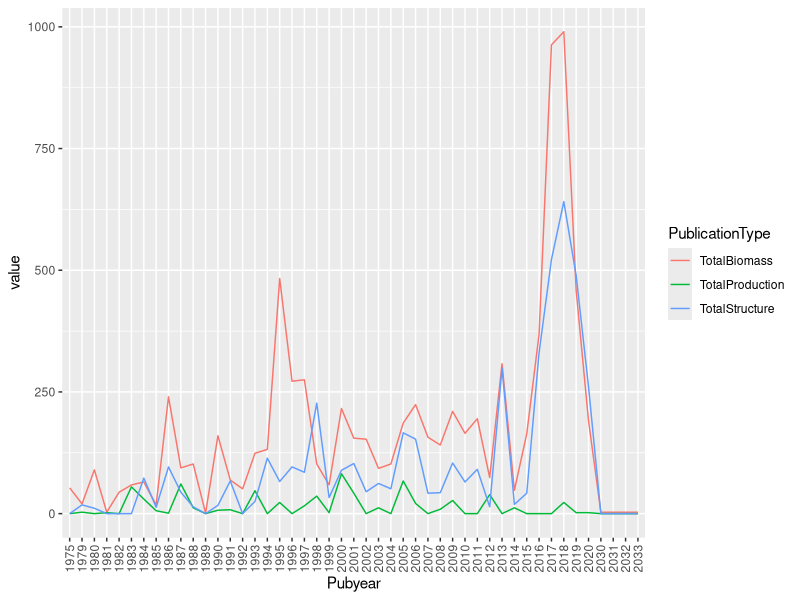
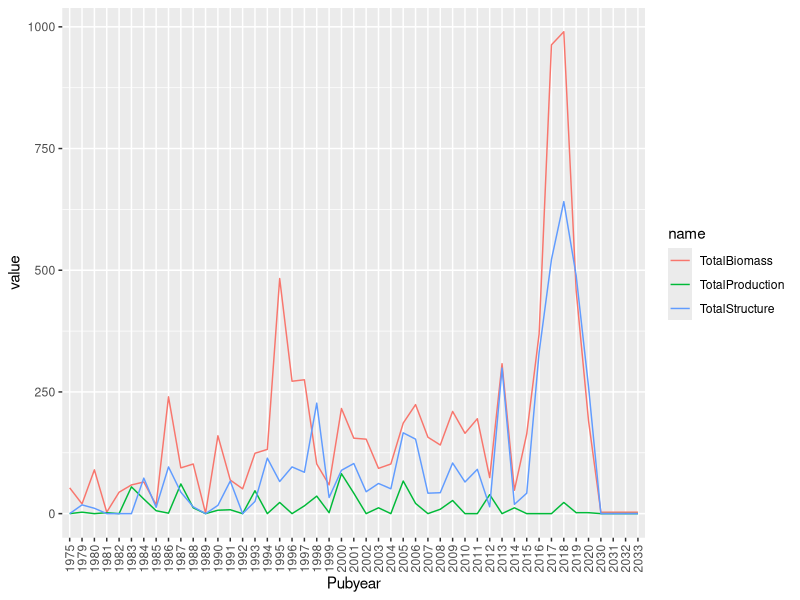

Here is the R script that generated these plots, in order:
## ---- chunk 1
knitr::opts_chunk$set(echo = TRUE)
## ---- chunk 2
library(tidyverse)
## ---- chunk 3
seagrass<-read.csv("../data/SeagrassPubs.csv")
## ---- chunk 4
head(seagrass)
summary(seagrass)
glimpse(seagrass)
## ---- chunk 5
# Extract author and year from reference column and create new data frame with these two variables separated.
seagrass1 <- seagrass %>% 
  mutate(Author = str_extract(string = Reference, pattern = "(?<=,\\s).+"),
         PubYear = str_extract(string = Reference, pattern = "[0-9]+")) %>% 
  select(Author:PubYear)
# Combine the Column for publication year to the original data frame using cbind function.
Pubyear = seagrass1$PubYear
seagrass2 <- cbind(seagrass, Pubyear)
## ---- chunk 6
biomass<-seagrass2 %>% # Create new data frame and select which data frame to pull data from.
  group_by(Pubyear) %>% # Group publications by year.
  select(Pubyear, Seagr.biom.above.dm..g.m..2.) %>% # Select which 2 variables we are interested in using to tally.
   drop_na(Seagr.biom.above.dm..g.m..2.) %>% # Remove na values to only count the years with publications.
    tally()
colnames(biomass) <- c("Pubyear", "tally1")

biomass1<-seagrass2 %>% # Create new data frame and select which data frame to pull data from.
  group_by(Pubyear) %>%  # Group publications by year.
  select(Pubyear, Seagr.biom.below.dm..g.m..2.) %>% # Select which 2 variables we are interested in using to tally.
  drop_na(Seagr.biom.below.dm..g.m..2.) %>% # Remove na values to only count the years with publications.
    tally()
colnames(biomass1) <- c("Pubyear", "tally2")

biomass2<-seagrass2 %>% # Create new data frame and select which data frame to pull data from.
  group_by(Pubyear) %>%  # Group publications by year.
  select(Pubyear, Seagr.biom.tot.dm..g.m..2.) %>% # Select which 2 variables we are interested in using to tally.
  drop_na(Seagr.biom.tot.dm..g.m..2.) %>% # Remove na values to only count the years with publications.
    tally()
colnames(biomass2) <- c("Pubyear", "tally3")


# Organise data into one dataframe.

TBmass1 <- biomass %>%
  full_join(biomass1) # Combine tally columns for biomass and biomass1 into one dataframe.


TBmass2 <- TBmass1 %>%
  full_join(biomass2)  # Combine tally columns for TBmass1 and biomass2 into one dataframe. That puts all three tally columns into one dataframe.



TBmass2$tally1<-as.numeric(TBmass2$tally1) # Make tally1 numeric.
TBmass2$tally2<-as.numeric(TBmass2$tally2) # Make tally2 numeric.
TBmass2$tally3<-as.numeric(TBmass2$tally3) # Make tally3 numeric.

TBmass2[is.na(TBmass2)] <- 0 # Make all NA values equal 0

TBmass2$TotalBiomass<-rowSums(TBmass2[ , c("tally1", "tally2", "tally3")]) # Create new variable TotalBiomass that calculates the sum for each row for each publication year.

## ---- chunk 7
Structure1<-seagrass2 %>% # Create new data frame and select which data frame to pull data from.
  group_by(Pubyear) %>% # Group publications by year.
  select(Pubyear, Seagr.cov....) %>% # Select which 2 variables we are interested in using to tally.
   drop_na(Seagr.cov....) %>% # Remove na values to only count the years with publications.
    tally()
colnames(Structure1) <- c("Pubyear", "tally1")

Structure2<-seagrass2 %>% # Create new data frame and select which data frame to pull data from.
  group_by(Pubyear) %>%  # Group publications by year.
  select(Pubyear, Seagr.shoot.dens....m..2.) %>% # Select which 2 variables we are interested in using to tally.
  drop_na(Seagr.shoot.dens....m..2.) %>% # Remove na values to only count the years with publications.
    tally()
colnames(Structure2) <- c("Pubyear", "tally2")

Structure3<-seagrass2 %>% # Create new data frame and select which data frame to pull data from.
  group_by(Pubyear) %>%  # Group publications by year.
  select(Pubyear, Seagr.leaf.dens....m..2.) %>% # Select which 2 variables we are interested in using to tally.
  drop_na(Seagr.leaf.dens....m..2.) %>% # Remove na values to only count the years with publications.
    tally()
colnames(Structure3) <- c("Pubyear", "tally3")



# Organise data into one dataframe.

TStructure1 <- Structure1 %>%
  full_join(Structure2) # Combine tally columns for Structure1 and Structure2 into one dataframe.


TStructure2 <- TStructure1 %>%
  full_join(Structure3)  # Combine tally columns for TStructure1 and Structure3 into one dataframe. That puts all three tally columns into one dataframe.



TStructure2$tally1<-as.numeric(TStructure2$tally1) # Make tally1 numeric.
TStructure2$tally2<-as.numeric(TStructure2$tally2) # Make tally2 numeric.
TStructure2$tally3<-as.numeric(TStructure2$tally3) # Make tally3 numeric.

TStructure2[is.na(TStructure2)] <- 0 # Make all NA values equal 0

TStructure2$TotalStructure<-rowSums(TStructure2[ , c("tally1", "tally2", "tally3")]) # Create new variable TotalBiomass that calculates the sum for each row for each publication year.

## ---- chunk 8
Production1<-seagrass2 %>% #Create new data frame and select which data frame to pull data from.
  group_by(Pubyear) %>% # Group publications by year.
  select(Pubyear, Seagr.prod.above.dm..g.m..2.day.) %>% # Select which 2 variables we are interested in using to tally.
   drop_na(Seagr.prod.above.dm..g.m..2.day.) %>% # Remove na values to only count the years with publications.
    tally()
colnames(Production1) <- c("Pubyear", "tally1")

Production2<-seagrass2 %>% #Create new data frame and select which data frame to pull data from.
  group_by(Pubyear) %>%  # Group publications by year.
  select(Pubyear, Seagr.prod.below.dm..g.m..2.day.) %>% # Select which 2 variables we are interested in using to tally.
  drop_na(Seagr.prod.below.dm..g.m..2.day.) %>% # Remove na values to only count the years with publications.
    tally()
colnames(Production2) <- c("Pubyear", "tally2")

Production3<-seagrass2 %>% #Create new data frame and select which data frame to pull data from.
  group_by(Pubyear) %>%  # Group publications by year.
  select(Pubyear, Seagr.prod.total.dm..g.m..2.day.) %>% # Select which 2 variables we are interested in using to tally.
  drop_na(Seagr.prod.total.dm..g.m..2.day.) %>% # Remove na values to only count the years with publications.
    tally()
colnames(Production3) <- c("Pubyear", "tally3")




# Organise data into one dataframe.

TProduction1 <- Production1 %>%
  full_join(Production2) # Combine tally columns for Structure1 and Structure2 into one dataframe.


TProduction2 <- TProduction1 %>%
  full_join(Production3)  # Combine tally columns for TStructure1 and Structure3 into one dataframe. That puts all three tally columns into one dataframe.



TProduction2$tally1<-as.numeric(TProduction2$tally1) # Make tally1 numeric.
TProduction2$tally2<-as.numeric(TProduction2$tally2) # Make tally2 numeric.
TProduction2$tally3<-as.numeric(TProduction2$tally3) # Make tally3 numeric.

TProduction2[is.na(TProduction2)] <- 0 # Make all NA values equal 0

TProduction2$TotalProduction<-rowSums(TProduction2[ , c("tally1", "tally2", "tally3")]) # Create new variable TotalBiomass that calculates the sum for each row for each publication year.


## ---- chunk 9

df_new <- 
  left_join(TBmass2, TStructure2, by = 'Pubyear') %>% 
  mutate(Pubyear = replace_na(Pubyear, 0))

df_new2 <- 
  left_join(df_new, TProduction2, by = 'Pubyear') %>% 
  mutate(Pubyear = replace_na(Pubyear, 0))

summary(df_new2)


# Remove unwanted variables.
df_new2 <- subset(df_new2, select = -(tally1))
df_new2 <- subset(df_new2, select = -(tally2))
df_new2 <- subset(df_new2, select = -(tally3))
df_new2 <- subset(df_new2, select = -(tally1.x))
df_new2 <- subset(df_new2, select = -(tally1.y))
df_new2 <- subset(df_new2, select = -(tally2.x))
df_new2 <- subset(df_new2, select = -(tally2.y))
df_new2 <- subset(df_new2, select = -(tally3.x))
df_new2 <- subset(df_new2, select = -(tally3.y))

TotalData <- df_new2
TotalData[is.na(TotalData)] <- 0 # Make all NA values equal 0

summary(TotalData)
view(TotalData)
## ---- chunk 10
FinalData <- TotalData |> 
  pivot_longer(
    cols = TotalBiomass:TotalProduction,
    names_to = "PublicationType",
    values_to = "value"
  )
## ---- chunk 11

ggplot(FinalData, aes(x = Pubyear, y = value, group = PublicationType, color = PublicationType)) + 
  geom_line() +
  theme(axis.text.x = element_text(angle = 90, vjust = 0.5, hjust=1))


## ---- chunk 12
TotalData %>%
  pivot_longer(cols = -Pubyear) %>%
  ggplot(aes(x = Pubyear, y = value, group = name, color = name)) + 
  geom_line() +
  theme(axis.text.x = element_text(angle = 90, vjust = 0.5, hjust=1))

            
